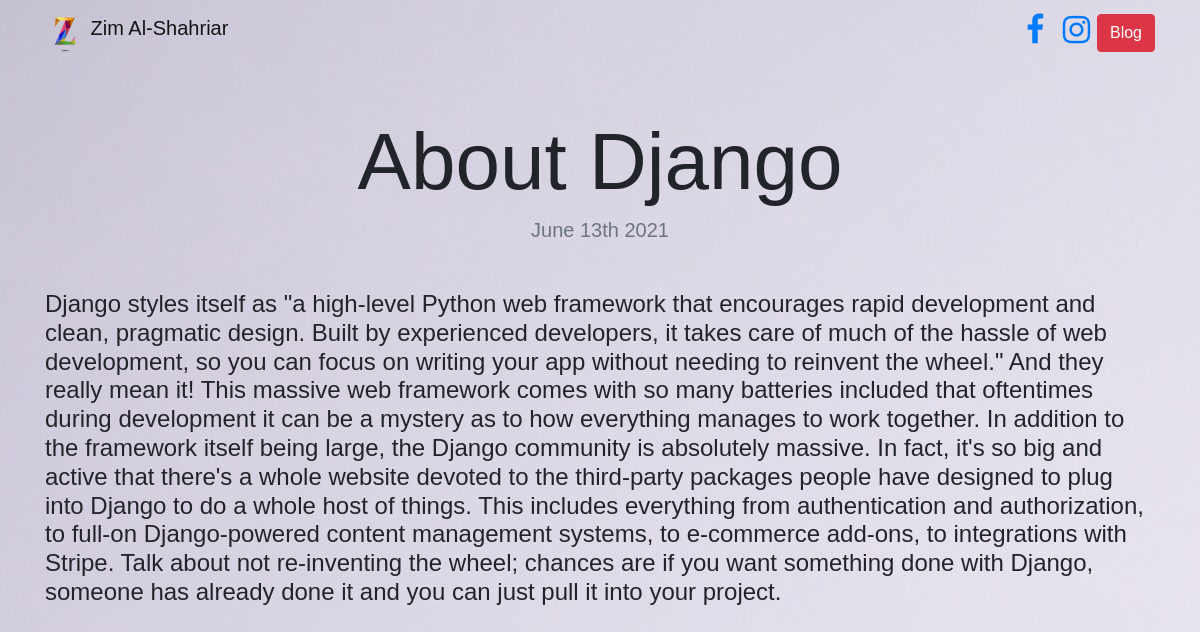
/blog/5/, run on the app's committed database.
### blog/models.py (models this page shows, shortened)
class Blog(models.Model):
    title = models.CharField(max_length=200)
    description = models.TextField()
    date = models.DateField()

### blog/views.py (the view)
# urls.py: path('<int:blog_id>/', views.detail, name='detail'),
def detail(request, blog_id):
    blog = get_object_or_404(Blog, pk=blog_id)
    return render(request, 'blog/detail.html', {'blog': blog})

### blog/templates/blog/detail.html
{% extends 'portfolio/base.html' %}
{% load static %}
{% block content %}
<h1 class="text-center mt-5" id="blogdetailtitle">{{ blog.title }}</h1>
<h5 class="text-center text-muted mb-5">{{ blog.date|date:'F jS Y' }}</h5>
<h4>{{ blog.description|safe }}</h4>
<body id="bg" style="background-image: url({% static 'portfolio/pexels-alena-shekhovtcova-6940987.jpg' %})"></body>
{% endblock %}

### portfolio/static/portfolio/custom.css (style rules this page uses)
body { font-family: "Gill Sans", sans-serif; }
@media (min-width: 992px) { #blogdetailtitle { font-size: 5rem; } }

### data on the page
Blog: title "About Django", date "June 13th 2021", description "Django styles itself as \"a high-level Python web framework that encourages rapid development and clean, pragmatic design. Built by experienced developers, it takes care of much of the hassle of web development, so you can focus on writing your app without needing to reinvent the wheel.\" And they really mean it! This massive web framework comes with so many batteries included that oftentimes during development it can be a mystery as to how everything manages to work together. In addition to the framework itself being large, the Django community is absolutely massive. In fact, it's so big and active that there's a whole website devoted to the third-party packages people have designed to plug…"
